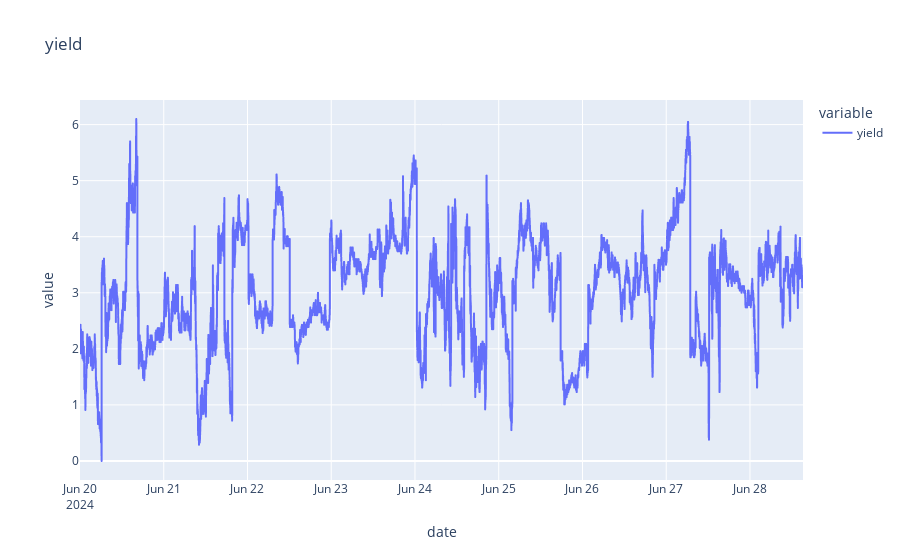

The notebook cell saved with this chart:
### Code cell
btc_fut_df = to_df(get_prices(exchange_id="okx", symbol='ETC-USD-240927', since=since, until=until, timeframe=timeframe))
btc_df = to_df(get_prices(exchange_id="binance", symbol='ETCUSDT', since=since, until=until, timeframe=timeframe))
merged_df = merge(btc_fut_df=btc_fut_df, btc_df=btc_df, expire=expire)
print(f"{len(btc_fut_df)=} {len(btc_df)=} {len(merged_df)=}")
display(merged_df)
px.line(merged_df, y=["yield"], title="yield")

### Figure 1 — Plotly figure (JSON) as saved in the notebook; plotly's stock layout.template omitted (floating-point values rounded to 4 significant figures; data arrays with more than 128 entries replaced by an {"elided": "..."} marker saying what was removed)
{"data": [{"hovertemplate": "variable=yield<br>date=%{x}<br>value=%{y}<extra></extra>", "legendgroup": "yield", "line": {"color": "#636efa", "dash": "solid"}, "marker": {"symbol": "circle"}, "mode": "lines", "name": "yield", "showlegend": true, "type": "scattergl", "x": {"elided": "12433 str values"}, "xaxis": "x", "y": {"elided": "12433 float values"}, "yaxis": "y"}], "layout": {"legend": {"title": {"text": "variable"}, "tracegroupgap": 0}, "title": {"text": "yield"}, "xaxis": {"anchor": "y", "domain": [0, 1], "title": {"text": "date"}}, "yaxis": {"anchor": "x", "domain": [0, 1], "title": {"text": "value"}}}}
